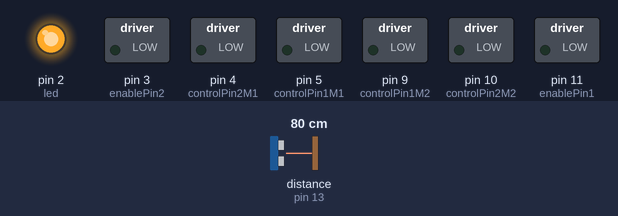
A sketch run on a simulated Arduino Uno, built with avr-gcc and run on an emulated ATmega328P. On the bench: switched loads named in the sketch (green lamp = pin HIGH), output pins drawn as LEDs (lit = HIGH). Wiring (inferred from the names in the program): ultrasonic range finder: trigger pin 12; echo pin 13. The inputs (shaded band) are chosen by the test bench; at power-on: distance to the obstacle (sensor on pin 13) 80 cm. The echo pulse lasts 58.3 µs per cm; pins used as bus, display or sensor lines are not drawn; what the sketch prints to the serial monitor is not drawn.

Above: at 0.05 s.
At 1.2 s:
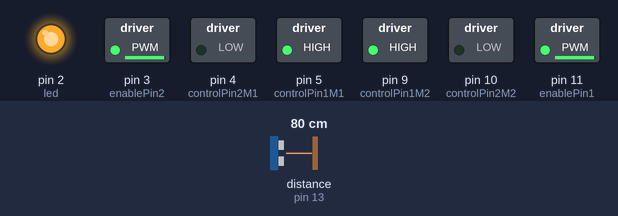
1.3 s: distance to the obstacle (sensor on pin 13) set to 24 cm
4.3 s: distance to the obstacle (sensor on pin 13) set to 20 cm
At 5.0 s:
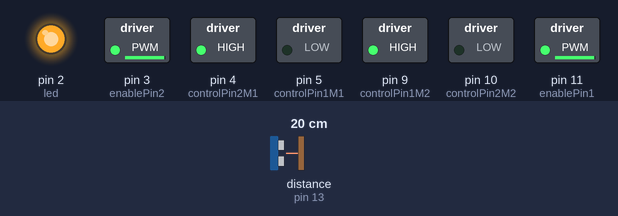
Timing chart, 0 to 7.3 s (numbered marks = the images above; inputs shaded):
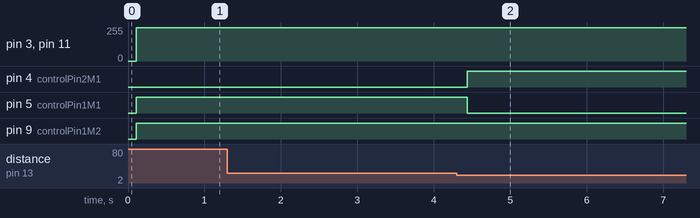

Measured:
- the behaviour switches between 22 and 21 cm on distance to the obstacle (sensor on pin 13) (found by bisection; images 1 and 2)
- after the input at 1.3 s, every drawn part: stays the same
- after the input at 4.3 s, pin 4 (controlPin2M1): LOW → HIGH after 0.14 s; pin 5 (controlPin1M1): HIGH → LOW after 0.14 s

The sketch:

obstacle_avoiding_robot.ino
```cpp
/**
  First vesion of an obstacle avoiding robot
  @author Allan Barrantes
**/

/** Pins declaration */
// Pins declaration for ultrasonic sensor
int trigPin = 12;
int echoPin = 13;
long cm, duration;

// Pins declaration for motor 1
const int controlPin1M2 = 9;
const int controlPin2M2 = 10;
const int enablePin1 = 11;

int motorEnabledM1 = 1;
int motorSpeedM1 = 250;
int motorDirectionM1 = 0;

// Pins declaration for motor 2
const int controlPin1M1 = 5;
const int controlPin2M1 = 4;
const int enablePin2 = 3;

int motorEnabledM2 = 1;
int motorSpeedM2 = 250;
int motorDirectionM2 = 0;
const int led = 2;

void setup() {
  //Serial Port begin
  Serial.begin (9600);
  //Define inputs and outputs ultrasonic sensor
  pinMode(trigPin, OUTPUT);
  pinMode(echoPin, INPUT);
  pinMode(led,OUTPUT);
  //Define inputs and outputs motor 1
  pinMode(controlPin1M1, OUTPUT);
  pinMode(controlPin2M1, OUTPUT);
  pinMode(enablePin2, OUTPUT);
  //Define inputs and outputs motor 2
  pinMode(controlPin1M2, OUTPUT);
  pinMode(controlPin2M2, OUTPUT);
  pinMode(enablePin1, OUTPUT);
  //Define general inputs and outputs
  digitalWrite(enablePin1, LOW);
  digitalWrite(enablePin2, LOW);
  digitalWrite(led,HIGH);
}

// The left motor starts to work, while the right one is turning off
void turnLeft(){
    digitalWrite(controlPin1M2, HIGH);
    digitalWrite(controlPin2M2, LOW);
    digitalWrite(controlPin1M1, LOW);
    digitalWrite(controlPin2M1, HIGH);
}

// The right motor starts to work, while the left one is turning off
void turnRight(){
   digitalWrite(controlPin1M2, LOW);
   digitalWrite(controlPin2M2, HIGH);
   digitalWrite(controlPin1M1, HIGH);
   digitalWrite(controlPin2M1, LOW);

}

//  pause motor to next movement
void pauseMotors(){
    digitalWrite(controlPin1M2, HIGH);
    digitalWrite(controlPin2M2, LOW);
    digitalWrite(controlPin1M1, HIGH);
    digitalWrite(controlPin2M1, LOW);
}

// Send a signal to move both motors forward
void moveForward(){
     analogWrite(enablePin1, motorSpeedM1);
     analogWrite(enablePin2, motorSpeedM2);
}

// Send a signal to stop both motors
void stopIt(){
     analogWrite(enablePin1, 0);
     analogWrite(enablePin2, 0);
}

// Get a distance by the ultrasonic sensor in centimeters
long getDistance(){
  long cmD = 0.0;
  digitalWrite(trigPin, LOW);
  delayMicroseconds(5);
  digitalWrite(trigPin, HIGH);
  delayMicroseconds(10);
  digitalWrite(trigPin, LOW);
  duration = pulseIn(echoPin, HIGH);
  cmD = (duration/2) / 29.1;
  Serial.print(cmD);
  Serial.print("cm");
  return cmD;
}

// main loop function
void loop() {
  // get distance by the ultrasonic sensor
  cm = getDistance();
  delay(100);
  // if the obstacle is 20cm the robot avoids it
  if(cm > 20.0){
      digitalWrite(led,HIGH);
      Serial.println("lets go");
      pauseMotors();
      moveForward();
  } else{
      turnLeft();
      moveForward();
  }
}
```
